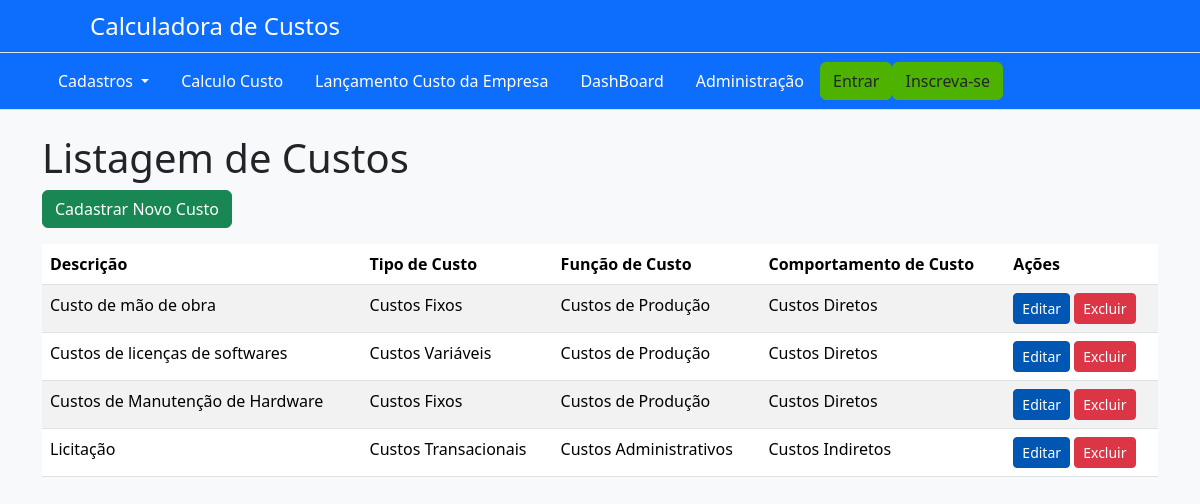
The page /listarcusto/ on the database as committed earlier.
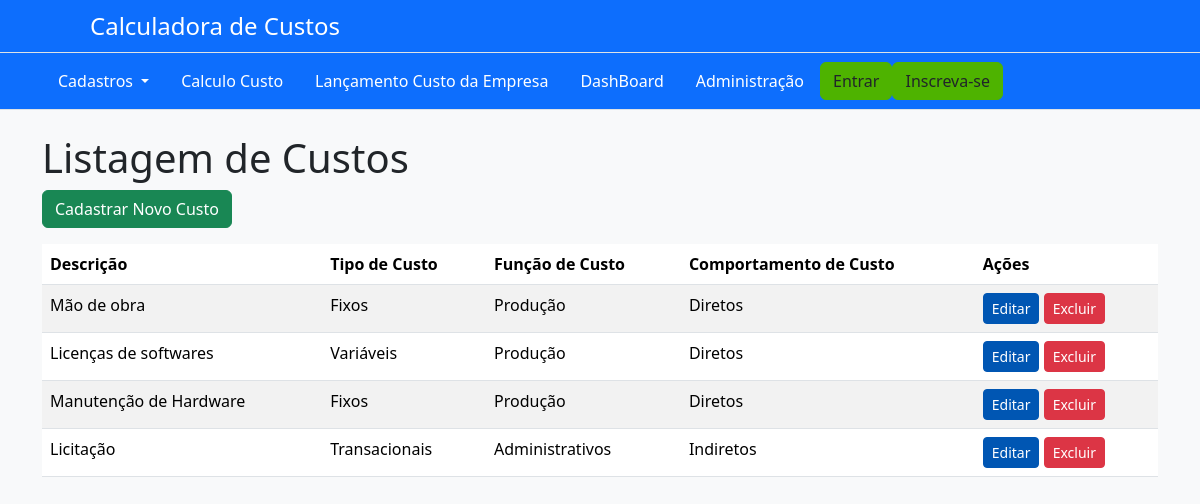
The same page on the database as committed later.
### AppCalculadora/models.py (models this page shows, shortened)
class Custo(models.Model):
    descricao = models.CharField(max_length=255)
    tipo_custo = models.ForeignKey(TipoCusto, on_delete=models.CASCADE, related_name="custos", default=1)
    funcao_custo = models.ForeignKey(FuncaoCusto, on_delete=models.CASCADE, related_name="custos", default=1)
    comportamento_custo = models.ForeignKey(ComportamentoCusto, on_delete=models.CASCADE, related_name="custos", default=1)  # assumindo que existe um ComportamentoCusto com ID 1

class TipoCusto(models.Model):
    nome = models.CharField(max_length=255, help_text="Nome do tipo de custo (ex: Pessoal, Energia, Licenças)")
    descricao = models.TextField(help_text="Descrição do tipo de custo")

class FuncaoCusto(models.Model):
    nome = models.CharField(max_length=255)
    exemplos = models.TextField()

class ComportamentoCusto(models.Model):
    nome = models.CharField(max_length=255)
    exemplos = models.TextField()

### AppCalculadora/views.py (the view)
# urls.py: path('listarcusto/', views.listar_custo, name='listarCusto'),
def listar_custo(request):
    custos = Custo.objects.all()
    return render(request, 'custo/listar_custo.html', {'custos': custos})

### AppCalculadora/templates/custo/listar_custo.html
{% extends 'base.html' %}
{% block content %}
<div class="container">
    <h1 class="page-title">Listagem de Custos</h1>
    <a href="{% url 'cadastrarCusto' %}" class="btn btn-success mb-3">Cadastrar Novo Custo</a>
    <table class="table table-striped">
        <thead>
            <tr>
                <th>Descrição</th>
                <th>Tipo de Custo</th>
                <th>Função de Custo</th>
                <th>Comportamento de Custo</th>
                <th>Ações</th>
            </tr>
        </thead>
        <tbody>
            {% for custo in custos %}
            <tr>
                <td>{{ custo.descricao }}</td>
                <td>{{ custo.tipo_custo.nome }}</td>
                <td>{{ custo.funcao_custo.nome }}</td>
                <td>{{ custo.comportamento_custo.nome }}</td>
                <td>
                    <a href="{% url 'editarCusto' custo.pk %}" class="btn btn-primary btn-sm">Editar</a>
                    <a href="{% url 'excluirCusto' custo.pk %}" class="btn btn-danger btn-sm">Excluir</a>
                </td>
            </tr>
            {% endfor %}
        </tbody>
    </table>
</div>
{% endblock %}

Rows that differ between the two databases and show on the page:
changed Custo: descricao "Custo de mão de obra" → "Mão de obra"; tipo_custo.nome "Custos Fixos" → "Fixos"; funcao_custo.nome "Custos de Produção" → "Produção"; comportamento_custo.nome "Custos Diretos" → "Diretos"
changed Custo: descricao "Custos de licenças de softwares" → "Licenças de softwares"; tipo_custo.nome "Custos Variáveis" → "Variáveis"; funcao_custo.nome "Custos de Produção" → "Produção"; comportamento_custo.nome "Custos Diretos" → "Diretos"
changed Custo: descricao "Custos de Manutenção de Hardware" → "Manutenção de Hardware"; tipo_custo.nome "Custos Fixos" → "Fixos"; funcao_custo.nome "Custos de Produção" → "Produção"; comportamento_custo.nome "Custos Diretos" → "Diretos"
changed through a linked row, Custo "Licitação": tipo_custo.nome "Custos Transacionais" → "Transacionais"; funcao_custo.nome "Custos Administrativos" → "Administrativos"; comportamento_custo.nome "Custos Indiretos" → "Indiretos"
